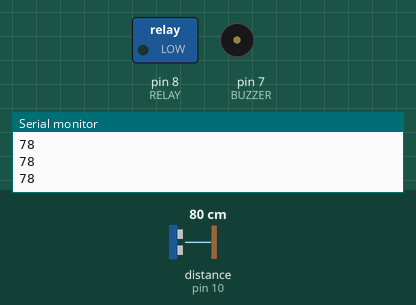
This sketch was run on a simulated Arduino Uno, built with avr-gcc and run on an emulated ATmega328P. On the bench: switched loads named in the sketch (green lamp = pin HIGH), buzzer (waves = sounding, pin HIGH), the last lines printed to the serial monitor. Wiring (inferred from the names in the program): ultrasonic range finder: trigger pin 9; echo pin 10. The inputs (shaded band) are chosen by the test bench; at power-on: distance to the obstacle (sensor on pin 10) 80 cm. The echo pulse lasts 58.3 µs per cm; pins used as bus, display or sensor lines are not drawn.

Above: at 1.3 s.
1.4 s: distance to the obstacle (sensor on pin 10) set to 22 cm
2.9 s: distance to the obstacle (sensor on pin 10) set to 18 cm
At 4.2 s:
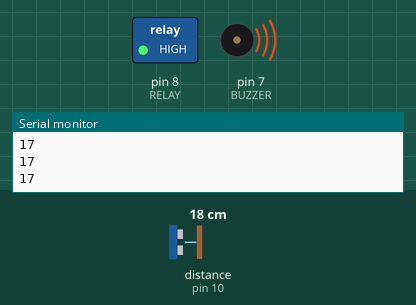
4.5 s: distance to the obstacle (sensor on pin 10) set to 35 cm
At 5.5 s:
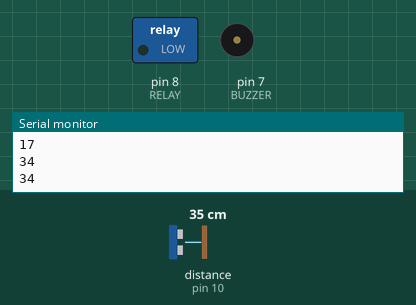
6.0 s: distance to the obstacle (sensor on pin 10) set to 2 cm
At 6.9 s:
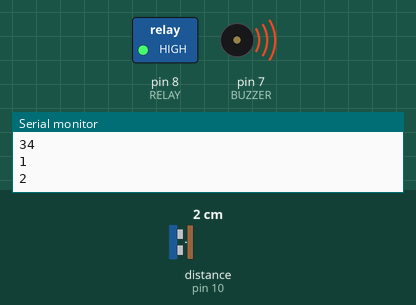
Timing chart, 0 to 8.5 s (numbered marks = the images above; inputs shaded):
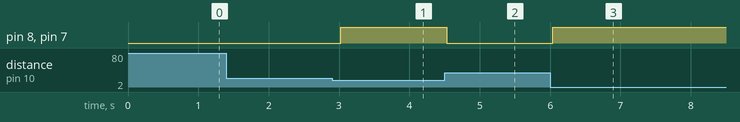

Measured:
- the behaviour switches between 21 and 20 cm on distance to the obstacle (sensor on pin 10) (found by bisection; images 0 and 1)
- after the input at 2.9 s, pin 8 (RELAY), pin 7 (BUZZER): LOW → HIGH after 0.12 s
- after the input at 4.5 s, pin 8 (RELAY), pin 7 (BUZZER): HIGH → LOW at once
- after the input at 6.0 s, pin 8 (RELAY), pin 7 (BUZZER): LOW → HIGH at once

The sketch:

Smart_Obstacle_Detection_System.ino
```cpp
#define TRIG_PIN 9
#define ECHO_PIN 10
#define BUZZER 7
#define RELAY 8

// Speed of sound in air = 0.034 cm/us
// Divided by 2 because signal travels to object and back
const float SOUND_SPEED_FACTOR = 0.034 / 2.0;

long duration;
int distance;

void setup() {
  pinMode(TRIG_PIN, OUTPUT);
  pinMode(ECHO_PIN, INPUT);
  pinMode(BUZZER, OUTPUT);
  pinMode(RELAY, OUTPUT);
  Serial.begin(9600);
}

void loop() {
  // Trigger ultrasonic sensor
  digitalWrite(TRIG_PIN, LOW);
  delayMicroseconds(2);

  digitalWrite(TRIG_PIN, HIGH);
  delayMicroseconds(10);

  digitalWrite(TRIG_PIN, LOW);

  // Read echo time
  duration = pulseIn(ECHO_PIN, HIGH);

  // Calculate distance
  distance = duration * SOUND_SPEED_FACTOR;

  Serial.println(distance);

  // Threshold condition
  if (distance < 20) { // 20 cm
    digitalWrite(BUZZER, HIGH);
    digitalWrite(RELAY, HIGH);
  } else {
    digitalWrite(BUZZER, LOW);
    digitalWrite(RELAY, LOW);
  }

  delay(500);
}
```
